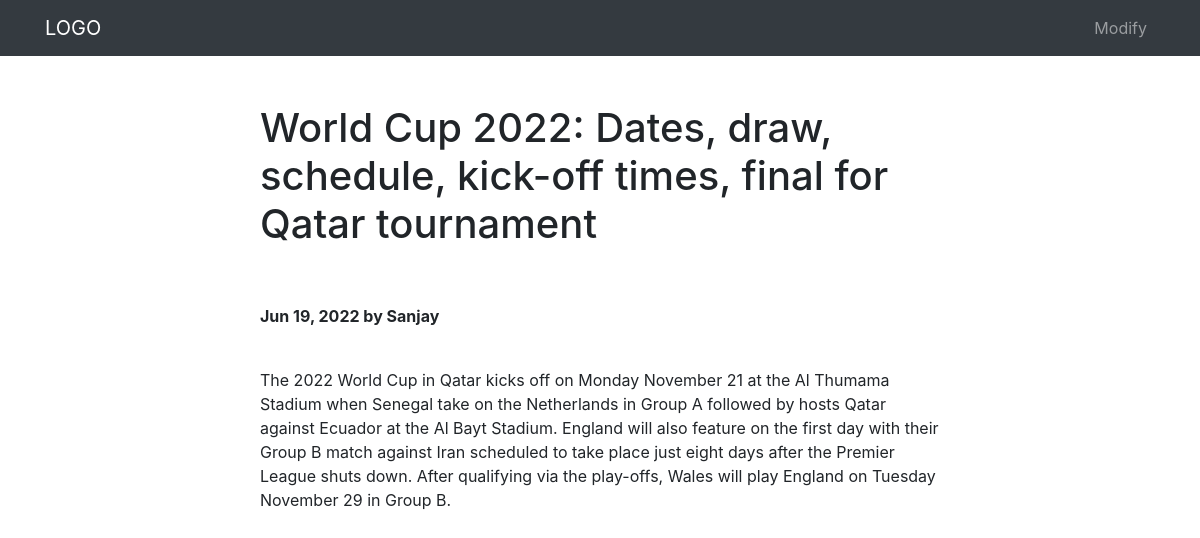
Page /detail-view/1/ on the committed database.
### CRUD/models.py (models this page shows, shortened)
class Blog(models.Model):
    title = models.CharField(max_length=100)
    slug = models.SlugField(max_length=100, unique=True)
    content = models.TextField()
    published_at = models.DateTimeField(default=timezone.now)
    status = models.CharField(max_length=10, default='draft')
    author = models.CharField(max_length=500)

### CRUD/views.py (the view)
# urls.py: path('detail-view/<int:pk>/', BlogDetailView.as_view(), name='detail_view'),
class BlogDetailView(DetailView):
    model = Blog
    template_name = 'detailView.html'
    context_object_name = 'postDetail'

### CRUD/templates/detailView.html (shortened to what this page needs)
{% extends 'bsae.html' %}
{% block content %}
    <div class="container">
        <div class="row justify-content-md-center pt-5">
        <div class="col-md-8">
          <div class="col-12"><h1>{{postDetail.title}}</h1></div>
            <br/>
            <br/>
            <div class="col-12"><p><b>{{postDetail.published_at | date:"M d, Y"}} by {{postDetail.author}}</b></p></div>
            <br/>
          <div class="col-12"><p>{{postDetail.content|safe}}</p></div>
        </div>
        </div>
      </div>
{% endblock %}

### rows in the picture
Blog: title "World Cup 2022: Dates, draw, schedule, kick-off times, final for Qatar tournament", published_at "Jun 19, 2022", author "Sanjay", content "The 2022 World Cup in Qatar kicks off on Monday November 21 at the Al Thumama Stadium when Senegal take on the Netherlands in Group A followed by hosts Qatar against Ecuador at the Al Bayt Stadium. England will also feature on the first day with their Group B match against Iran scheduled to take place just eight days after the Premier League shuts down. After qualifying via the play-offs, Wales will play England on Tuesday November 29 in Group B."
